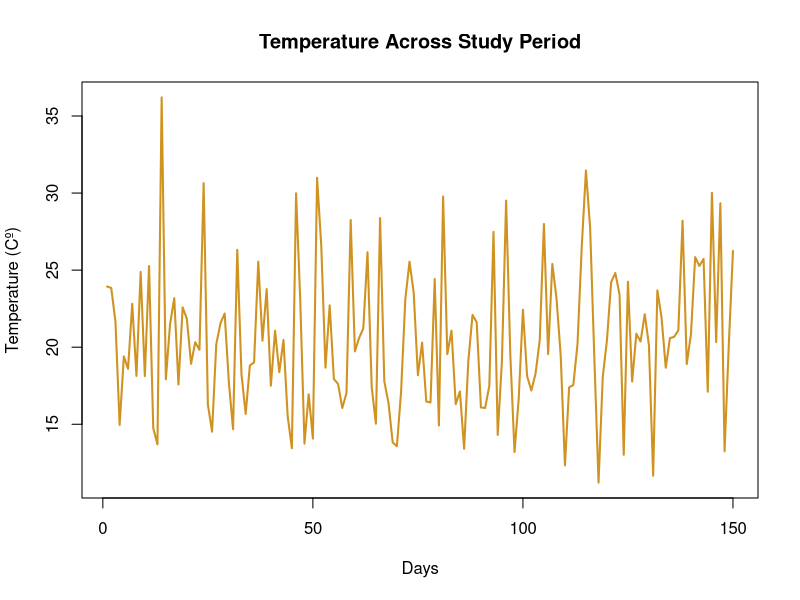
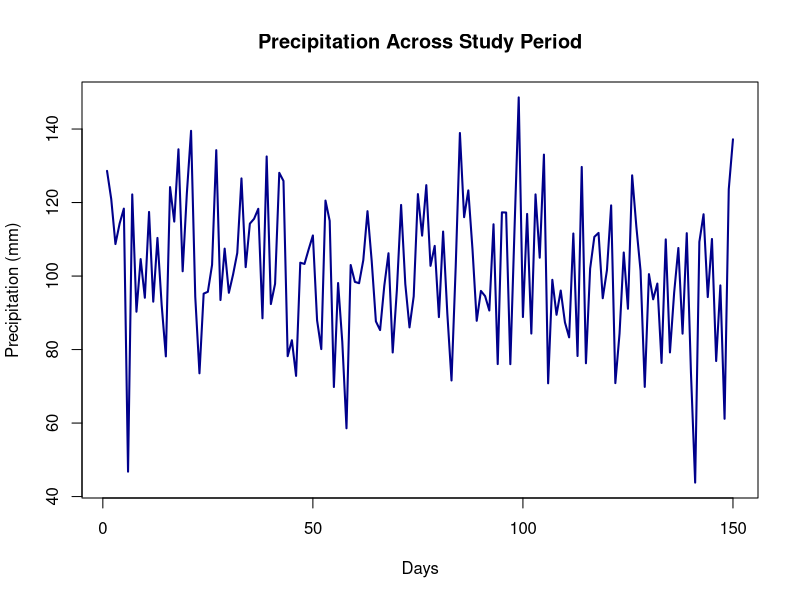

Write the R code that produced these figures, in order. (Note: this script raises an error after producing the figures.)
#' Population simulation of wild vs domesticated sunflower plants with different levels of secondary metabolite expression
#' Sarah Elizabeth Stockman
#' April 2025
#' v3
#' 
# Load libraries --------------------------------------------------------------
library(data.table) # data manipulation
library(ggplot2) # plotting
library(parallel)  # parallelization

# Load custom functions --------------------------------------------------------
# source("functions.R") # Load helper functions

# Set seed for reproducibility -----------------------------------------------
set.seed(123)

# Define parameters -----------------------------------------------------------
years <- 2 # Number of years to simulate

# number of plots of populations
plots <- 10

# initial populations of wild and domesticated plants
initial_wild <- 10
initial_domesticated <- 10

# number of plants per plot

# selection proportion
selection_proportion <- 0.2
n_selected <- ceiling(plots * selection_proportion)

# data storage ----------------------------------------------------------------
# data structure for storing yield and trait expression
wild_population <- data.table(
  year = integer(),
  plot = integer(),
  n_survived = integer(),
  trait_mean = numeric(),
   trait_sd = numeric(),
  yield = numeric()
)
domesticated_population <- data.table(
  year = integer(),
  plot = integer(),
  n_survived = integer(),
  trait_mean = numeric(),
   trait_sd = numeric(),
  yield = numeric()
)
pest_pressure_data <- data.table(
  year = integer(),
  day = integer(),
  pressure = numeric()
)

# climate data ----------------------------------------------------------------
climate_data <- data.table(
  # study_period = 'A"
  year = rep(1:years, each = 150),
  day = rep(1:150, times = years),
  temperature = rnorm(years * 150, mean = 20, sd = 5), # Random temperature data
  rainfall = rnorm(years * 150, mean = 100, sd = 20) # Random rainfall data
)

# plot temperature & precipitation across    
plot(climate_data$day[climate_data$year==2], climate_data$temperature[climate_data$year==2], type = "l", col = "#d09220", lwd = 2,
     xlab = "Days", ylab = "Temperature (Cº)",
     main = "Temperature Across Study Period")
# TODO: add precip & add all study years

# plot precipitation across    
plot(climate_data$day[climate_data$year==2], climate_data$rainfall[climate_data$year==2], type = "l", col = "darkblue", lwd = 2,
     xlab = "Days", ylab = "Precipitation (mm)",
     main = "Precipitation Across Study Period")
# TODO: accumulation




# pest pressure ---------------------------------------------------------------
aphid_pest_pressure <- function(temp, Tmin = 5, Tmax = 35, a = 0.0002) {
  # Brière-based growth rate
  growth_rate <- ifelse(
    temp > Tmin & temp < Tmax,
    a * temp * (temp - Tmin) * sqrt(Tmax - temp),
    0
  )
  # Normalize to 0–1 scale for pest pressure
  pressure <- growth_rate / max(growth_rate, na.rm = TRUE)
  return(pressure)
}


# pest pressure loop
for (year in 1:years) {
#   initialize population
    # trait_expression

    for (day in 1:150) { # for each day in growing season
    # pest pressure
    pest_pressure<- aphid_pest_pressure(climate_data[year == year & day == day, temperature])
    # store pest pressure
    pest_pressure_data <- rbind(pest_pressure_data, data.table(year = year, day = day, pressure = pest_pressure))
    }
    # # plot pest pressure over time
plot(pest_pressure_data$day[pest_pressure_data$year==2], pest_pressure_data$pressure[pest_pressure_data$year==2], type = "l", col = "#d09220", lwd = 2,
     xlab = "Days", ylab = "Pest Pressure (0–1)",
     main = "Aphid Pest Pressure Across Study Period")

}




# initialize populations




for (year in 1:years) {
#   initialize population

  for (plot in 1:plots) { # for each plot population
    
    # trait_expression

    for (day in 1:150) { # for each day in growing season
    # pest pressure
    pest_pressure <- aphid_pest_pressure(climate_data[year == year & day == day, temperature])
    # store pest pressure
    # pest_pressure_data <- rbind(pest_pressure_data, data.table(year = year, day = day, pressure = pest_pressure))
    
    
    # growth: base growth rate, temperture,

    # death related to intrinisic propbability of death 

    }
    # plot yield

  }
  # Select top plots based on yield value
  selected_plots <- sort(plot_yield, decreasing = TRUE)[1:n_selected]

  # new plots inherit average of selected plots trait + some random variation
  wild_new_population <- rnorm(wild_n_individuals, 
                               mean = mean(wild_selected_plots_trait), 
                               sd = sd(wild_selected_plots_trait) * 0.1)
  wild_new_population <- pmax(0, pmin(1, wild_new_population)) # Ensure values within [0, 1]
  domesticated_new_population <- rnorm(domesticated_n_individuals, 
                                       mean = mean(domesticated_selected_plots_trait), 
                                       sd = sd(domesticated_selected_plots_trait) * 0.1)
  domesticated_new_population <- pmax(0, pmin(1, domesticated_new_population)) # Ensure values within [0, 1]
}

# Plot ------------------------------------------------------------------------


